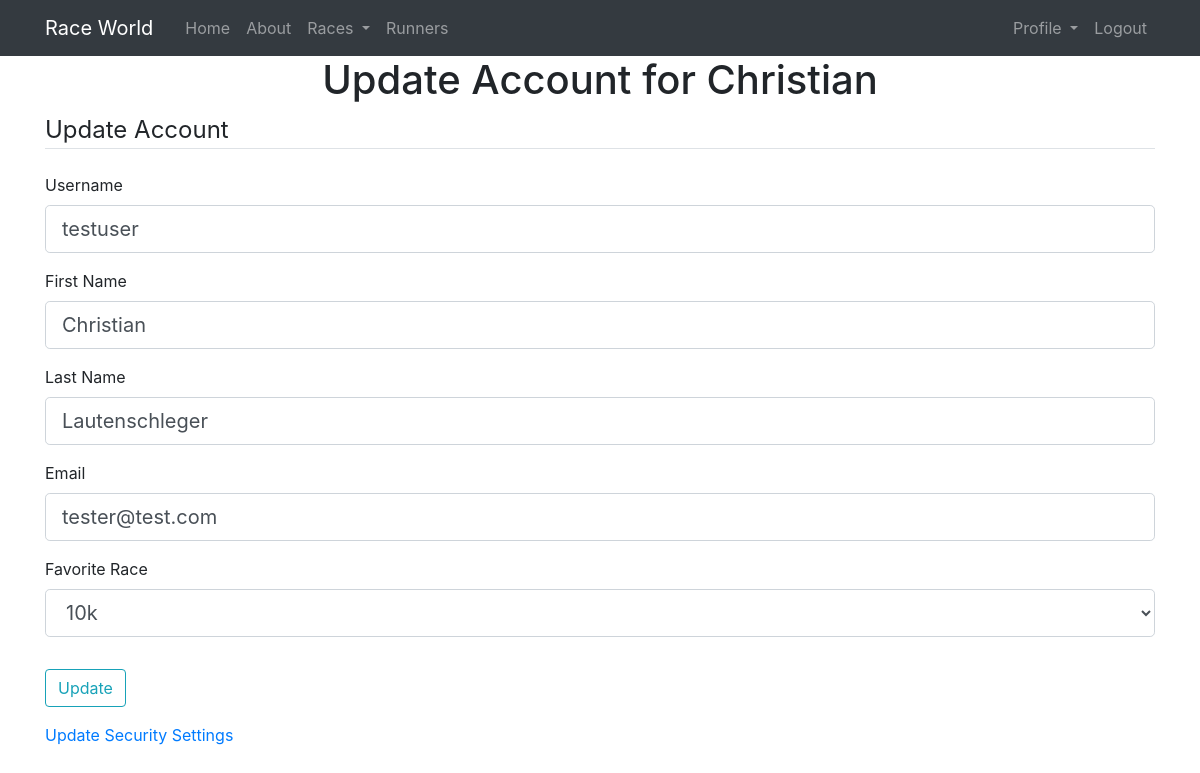
Page /runners/testuser/update-account (signed in) on the committed database.
### raceworld/models.py (models this page shows, shortened)
class User(db.Model, UserMixin):
    id = db.Column(db.Integer, primary_key=True)
    username = db.Column(db.String(20), unique=True, nullable=False)
    first_name = db.Column(db.String(20), nullable=False)
    last_name = db.Column(db.String(20), nullable=False)
    email = db.Column(db.String(120), unique=True, nullable=False)
    password = db.Column(db.String(60), nullable=False)
    date_registered = db.Column(db.DateTime, nullable=False, default=datetime.utcnow)
    favorite_race = db.Column(db.String(30), nullable=False)
    racer = db.relationship('Races', secondary=participants, backref=db.backref('racers'))
    running_stats = db.relationship('RunningStatistics', backref='user', uselist=False, lazy=True)

### raceworld/routes.py (the view)
@app.route("/runners/<string:username>/update-account", methods=["GET", "POST"])
@login_required
def update_runner(username):
    form = UpdateAccountForm()
    if form.validate_on_submit():
        current_user.username = form.username.data
        current_user.first_name = form.first_name.data
        current_user.last_name = form.last_name.data
        current_user.email = form.email.data
        current_user.favorite_race = form.favorite_race.data
        db.session.commit()
        flash('Your account has been successfully updated!', 'success')
        return render_template('update_runner.html', form=form)
    elif request.method == 'GET':
        form.username.data = current_user.username
        form.first_name.data = current_user.first_name
        form.last_name.data = current_user.last_name
        form.email.data = current_user.email
        form.favorite_race.data = current_user.favorite_race
    return render_template('update_runner.html', form=form)

### raceworld/forms.py (shortened to what this page needs)
class UpdateAccountForm(FlaskForm):
    username = StringField('Username',
                           validators=[DataRequired(), Length(min=2, max=20)])
    first_name = StringField('First Name', validators=[DataRequired(), Length(min=1, max=15)])
    last_name = StringField('Last Name', validators=[DataRequired(), Length(min=1, max=25)])
    email = StringField('Email', validators=[DataRequired(), Email()])
    favorite_race = SelectField('Favorite Race', choices = [('5K', '5k'),
      ('10K', '10k'), ('Half', 'half'), ('Marathon', 'marathon'), ('Ultra Marathon', 'ultra'), ('I\'m not a runner', '0')])
    submit = SubmitField('Update')

### raceworld/models.py (called while the page is built)
@login_manager.user_loader
def load_user(user_id):
    return User.query.get(int(user_id))

### raceworld/templates/update_runner.html (shortened to what this page needs)
{% extends "layout.html" %}
{% block content  %}
    <h1>Update Account for {{ current_user.first_name }}</h1>
    <div class="content-section">
        <form method="POST" action="">
            <fieldset class="form-group">
                <legend class="border-bottom mb-4">Update Account</legend>
                <div class="form-group">
                    {{ form.username.label(class="form-control-label") }}
                    {% if form.username.errors %}
                        {{ form.username(class="form-control form-control-lg is-invalid") }}
                        <div class="invalid-feedback">
                            {% for error in form.username.errors %}
                                <span>{{ error }}</span>
                            {% endfor %}
                        </div>
                    {% else %}
                        {{ form.username(class="form-control form-control-lg") }}
                    {% endif %}
                </div>
                <div class="form-group">
                    {{ form.first_name.label(class="form-control-label") }}
                    {% if form.first_name.errors %}
                        {{ form.first_name(class="form-control form-control-lg is-invalid") }}
                        <div class="invalid-feedback">
                            {% for error in form.first_name.errors %}
                                <span>{{ error }}</span>
                            {% endfor %}
                        </div>
                    {% else %}
                        {{ form.first_name(class="form-control form-control-lg") }}
                    {% endif %}
                </div>
                <div class="form-group">
                    {{ form.last_name.label(class="form-control-label") }}
                    {% if form.last_name.errors %}
                        {{ form.last_name(class="form-control form-control-lg is-invalid") }}
                        <div class="invalid-feedback">
                            {% for error in form.last_name.errors %}
                                <span>{{ error }}</span>
                            {% endfor %}
                        </div>
                    {% else %}
                        {{ form.last_name(class="form-control form-control-lg") }}
                    {% endif %}
                </div>
                <div class="form-group">
                    {{ form.email.label(class="form-control-label") }}
                    {% if form.email.errors %}
                        {{ form.email(class="form-control form-control-lg is-invalid") }}
                        <div class="invalid-feedback">
                            {% for error in form.email.errors %}
                                <span>{{ error }}</span>
                            {% endfor %}
                        </div>
                    {% else %}
                        {{ form.email(class="form-control form-control-lg") }}
                    {% endif %}
                </div>
                <div class="form-group">
                    {{ form.favorite_race.label(class="form-control-label") }}
                    {% if form.favorite_race.errors %}
                        {{ form.favorite_race(class="form-control form-control-lg is-invalid") }}
                        <div class="invalid-feedback">
                            {% for error in form.favorite_race.errors %}
                                <span>{{ error }}</span>
                            {% endfor %}
                        </div>
                    {% else %}
                        {{ form.favorite_race(class="form-control form-control-lg") }}
                    {% endif %}
                </div>
            </fieldset>
            <div class="form-group">
                {{ form.submit(class="btn btn-outline-info") }}
            </div>
        </form>
        <a  href="{{ url_for('update_security', username=current_user.username) }}">Update Security Settings</a>
    </div>
{% endblock content %}

### raceworld/static/styles.css (style rules this page uses)
h1, h2, h3, h4, h5, h6 .center { text-align: center; }
h1 { text-align: center; }

### rows in the picture
User: first_name "Christian", username "testuser", last_name "Lautenschleger", email "tester@test.com", favorite_race "10k"
